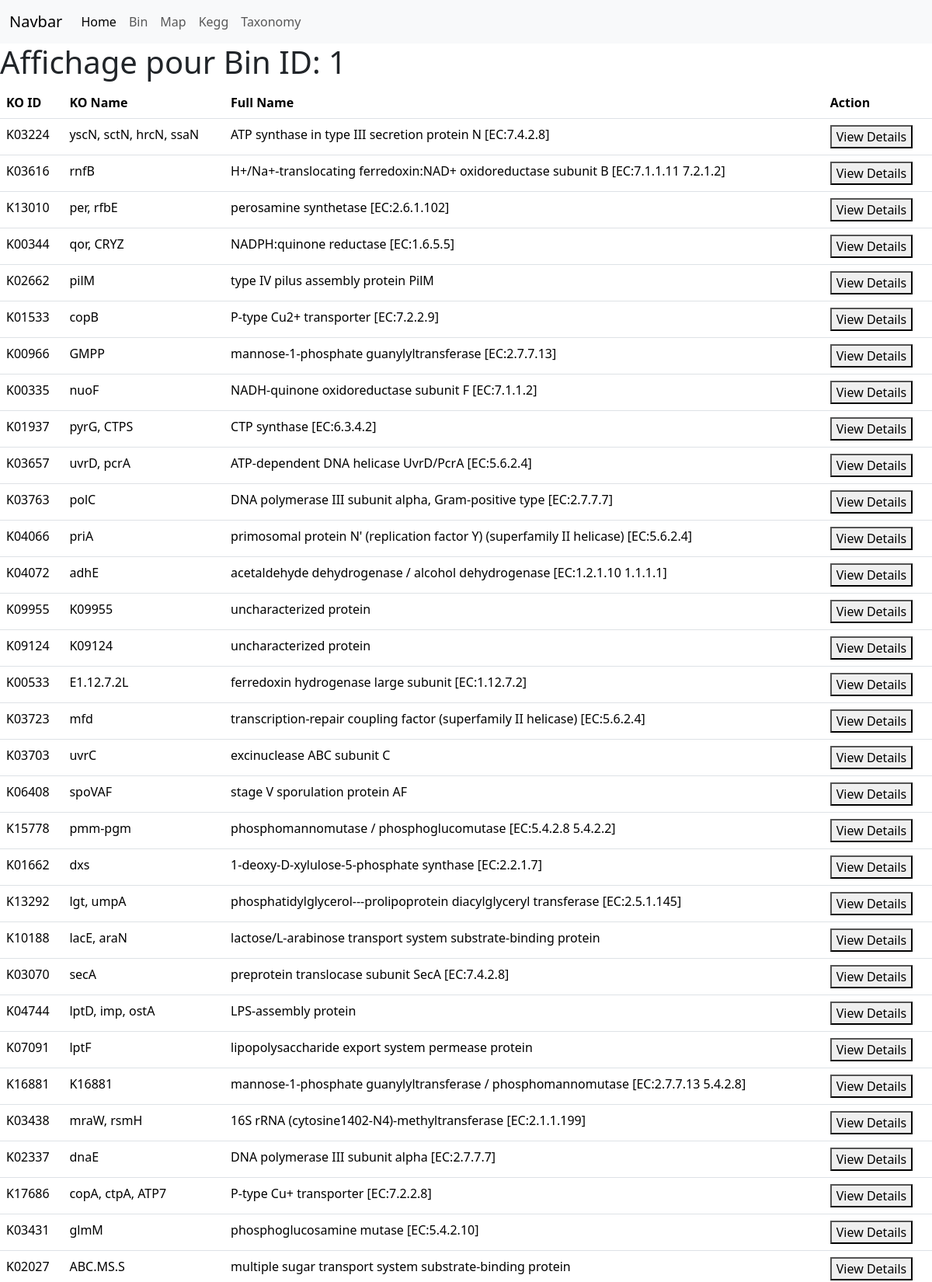
The page /kegg?bin_id=1 (upper part) on the database its author committed.
### tables this page shows
CREATE TABLE kegg (
    id INTEGER PRIMARY KEY AUTOINCREMENT,
    ko_id VARCHAR(255),
    kegg_name VARCHAR(255),
    kegg_full_name VARCHAR(255)
);

### hello.py (the view)
@app.route('/kegg')
def kegg():
    ko_id = request.args.get('ko_id')
    bin_id = request.args.get('bin_id')
    conn = get_db_connection()
    cur = conn.cursor()
    kegg_entries = {}
    query = """
    SELECT k.ko_id, k.kegg_name, k.kegg_full_name, b.bin_name, be.go, be.ko, be.eggnog_desc
    FROM kegg k
    LEFT JOIN bin_extra_kegg bek ON k.id = bek.kegg_id
    LEFT JOIN bin_extra be ON bek.extra_id = be.id
    LEFT JOIN bin b ON be.bin_id = b.id
    """
    if ko_id:
        context = f"Affichage pour KEGG ID: {ko_id}"
        query += " WHERE k.ko_id = ?"
        cur.execute(query, (ko_id,))
    elif bin_id:
        context = f"Affichage pour Bin ID: {bin_id}"
        query += " WHERE b.id = ?"
        cur.execute(query, (bin_id,))
    else:
        context = "Affichage de tous les KEGG IDs"
        cur.execute(query)
    rows = cur.fetchall()
    for row in rows:
        ko_key = (row[0], row[1], row[2])  # KO ID, Name, Full Name
        if ko_key not in kegg_entries:
            kegg_entries[ko_key] = []
        go_terms = row[4].split(',') if row[4] else []
        kegg_entries[ko_key].append((row[3], go_terms, row[5], row[6]))  # Bin Name, GO (as list), KO, EggNOG Description
    cur.close()
    conn.close()
    return render_template('kegg.html', context=context, kegg_entries=kegg_entries.items())

### hello.py (called while the page is built)
def get_db_connection():
    conn = sqlite3.connect('pankegg.db')
    conn.row_factory = sqlite3.Row
    return conn

### templates/kegg.html (shortened to what this page needs)
{% extends "base.html" %}
{% block content %}
<h1>{{ context }}</h1>
<table class="table">
    <thead>
        <tr>
            <th>KO ID</th>
            <th>KO Name</th>
            <th>Full Name</th>
            <th>Action</th>
        </tr>
    </thead>
    <tbody>
    {% for (ko_id, ko_name, ko_full_name), details in kegg_entries %}
        <tr>
            <td>{{ ko_id }}</td>
            <td>{{ ko_name }}</td>
            <td>{{ ko_full_name }}</td>
            <td>
                <button data-bs-toggle="collapse" data-bs-target="#collapse{{ loop.index }}" aria-expanded="false" aria-controls="collapse{{ loop.index }}">View Details</button>
            </td>
        </tr>
    {% endfor %}
    </tbody>
</table>
{% endblock%}

### rows shown on the page
kegg: kegg_entries "K03224", kegg_entries "yscN, sctN, hrcN, ssaN", kegg_entries "ATP synthase in type III secretion protein N [EC:7.4.2.8]"
kegg: kegg_entries "K03616", kegg_entries "rnfB", kegg_entries "H+/Na+-translocating ferredoxin:NAD+ oxidoreductase subunit B [EC:7.1.1.11 7.2.1.2]"
kegg: kegg_entries "K13010", kegg_entries "per, rfbE", kegg_entries "perosamine synthetase [EC:2.6.1.102]"
kegg: kegg_entries "K00344", kegg_entries "qor, CRYZ", kegg_entries "NADPH:quinone reductase [EC:1.6.5.5]"
kegg: kegg_entries "K02662", kegg_entries "pilM", kegg_entries "type IV pilus assembly protein PilM"
kegg: kegg_entries "K01533", kegg_entries "copB", kegg_entries "P-type Cu2+ transporter [EC:7.2.2.9]"
kegg: kegg_entries "K00966", kegg_entries "GMPP", kegg_entries "mannose-1-phosphate guanylyltransferase [EC:2.7.7.13]"
kegg: kegg_entries "K00335", kegg_entries "nuoF", kegg_entries "NADH-quinone oxidoreductase subunit F [EC:7.1.1.2]"
kegg: kegg_entries "K01937", kegg_entries "pyrG, CTPS", kegg_entries "CTP synthase [EC:6.3.4.2]"
kegg: kegg_entries "K03657", kegg_entries "uvrD, pcrA", kegg_entries "ATP-dependent DNA helicase UvrD/PcrA [EC:5.6.2.4]"
kegg: kegg_entries "K03763", kegg_entries "polC", kegg_entries "DNA polymerase III subunit alpha, Gram-positive type [EC:2.7.7.7]"
kegg: kegg_entries "K04066", kegg_entries "priA", kegg_entries "primosomal protein N' (replication factor Y) (superfamily II helicase) [EC:5.6.2.4]"
kegg: kegg_entries "K04072", kegg_entries "adhE", kegg_entries "acetaldehyde dehydrogenase / alcohol dehydrogenase [EC:1.2.1.10 1.1.1.1]"
kegg: kegg_entries "K09955", kegg_entries "K09955", kegg_entries "uncharacterized protein"
kegg: kegg_entries "K09124", kegg_entries "K09124", kegg_entries "uncharacterized protein"
kegg: kegg_entries "K00533", kegg_entries "E1.12.7.2L", kegg_entries "ferredoxin hydrogenase large subunit [EC:1.12.7.2]"
kegg: kegg_entries "K03723", kegg_entries "mfd", kegg_entries "transcription-repair coupling factor (superfamily II helicase) [EC:5.6.2.4]"
kegg: kegg_entries "K03703", kegg_entries "uvrC", kegg_entries "excinuclease ABC subunit C"
kegg: kegg_entries "K06408", kegg_entries "spoVAF", kegg_entries "stage V sporulation protein AF"
kegg: kegg_entries "K15778", kegg_entries "pmm-pgm", kegg_entries "phosphomannomutase / phosphoglucomutase [EC:5.4.2.8 5.4.2.2]"
kegg: kegg_entries "K01662", kegg_entries "dxs", kegg_entries "1-deoxy-D-xylulose-5-phosphate synthase [EC:2.2.1.7]"
kegg: kegg_entries "K13292", kegg_entries "lgt, umpA", kegg_entries "phosphatidylglycerol---prolipoprotein diacylglyceryl transferase [EC:2.5.1.145]"
kegg: kegg_entries "K10188", kegg_entries "lacE, araN", kegg_entries "lactose/L-arabinose transport system substrate-binding protein"
kegg: kegg_entries "K03070", kegg_entries "secA", kegg_entries "preprotein translocase subunit SecA [EC:7.4.2.8]"
kegg: kegg_entries "K04744", kegg_entries "lptD, imp, ostA", kegg_entries "LPS-assembly protein"
kegg: kegg_entries "K07091", kegg_entries "lptF", kegg_entries "lipopolysaccharide export system permease protein"
kegg: kegg_entries "K16881", kegg_entries "K16881", kegg_entries "mannose-1-phosphate guanylyltransferase / phosphomannomutase [EC:2.7.7.13 5.4.2.8]"
kegg: kegg_entries "K03438", kegg_entries "mraW, rsmH", kegg_entries "16S rRNA (cytosine1402-N4)-methyltransferase [EC:2.1.1.199]"
kegg: kegg_entries "K02337", kegg_entries "dnaE", kegg_entries "DNA polymerase III subunit alpha [EC:2.7.7.7]"
kegg: kegg_entries "K17686", kegg_entries "copA, ctpA, ATP7", kegg_entries "P-type Cu+ transporter [EC:7.2.2.8]"
kegg: kegg_entries "K03431", kegg_entries "glmM", kegg_entries "phosphoglucosamine mutase [EC:5.4.2.10]"
kegg: kegg_entries "K02027", kegg_entries "ABC.MS.S", kegg_entries "multiple sugar transport system substrate-binding protein"

### other values the page prints
{{ context }} "Affichage pour Bin ID: 1"
